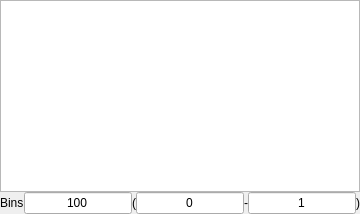
           <widget class="QWidget" name="dttab">
            <attribute name="title">
             <string>dt</string>
            </attribute>
            <layout class="QGridLayout" name="gridLayout_9">
             <property name="leftMargin">
              <number>0</number>
             </property>
             <property name="topMargin">
              <number>0</number>
             </property>
             <property name="rightMargin">
              <number>0</number>
             </property>
             <property name="bottomMargin">
              <number>0</number>
             </property>
             <property name="spacing">
              <number>0</number>
             </property>
             <item row="0" column="0">
              <widget class="GraphicsLayoutWidget" name="dthistplot">
               <property name="sizePolicy">
                <sizepolicy hsizetype="Expanding" vsizetype="Expanding">
                 <horstretch>0</horstretch>
                 <verstretch>0</verstretch>
                </sizepolicy>
               </property>
               <property name="font">
                <font>
                 <family>Kozuka Gothic Pro L</family>
                 <pointsize>20</pointsize>
                 <weight>3</weight>
                 <italic>false</italic>
                 <bold>false</bold>
                </font>
               </property>
               <property name="styleSheet">
                <string notr="true">font: 25 20pt &quot;Kozuka Gothic Pro L&quot;;</string>
               </property>
              </widget>
             </item>
             <item row="1" column="0">
              <layout class="QHBoxLayout" name="horizontalLayout_18">
               <item>
                <widget class="QLabel" name="label_25">
                 <property name="sizePolicy">
                  <sizepolicy hsizetype="Fixed" vsizetype="Fixed">
                   <horstretch>0</horstretch>
                   <verstretch>0</verstretch>
                  </sizepolicy>
                 </property>
                 <property name="text">
                  <string>Bins</string>
                 </property>
                </widget>
               </item>
               <item>
                <widget class="QLineEdit" name="dtbins">
                 <property name="sizePolicy">
                  <sizepolicy hsizetype="Fixed" vsizetype="Fixed">
                   <horstretch>0</horstretch>
                   <verstretch>0</verstretch>
                  </sizepolicy>
                 </property>
                 <property name="text">
                  <string>100</string>
                 </property>
                 <property name="alignment">
                  <set>Qt::AlignCenter</set>
                 </property>
                </widget>
               </item>
               <item>
                <layout class="QHBoxLayout" name="horizontalLayout_19">
                 <item>
                  <widget class="QLabel" name="label_26">
                   <property name="text">
                    <string>(</string>
                   </property>
                  </widget>
                 </item>
                 <item>
                  <widget class="QLineEdit" name="dtrange0">
                   <property name="sizePolicy">
                    <sizepolicy hsizetype="Fixed" vsizetype="Fixed">
                     <horstretch>0</horstretch>
                     <verstretch>0</verstretch>
                    </sizepolicy>
                   </property>
                   <property name="text">
                    <string>0</string>
                   </property>
                   <property name="alignment">
                    <set>Qt::AlignCenter</set>
                   </property>
                  </widget>
                 </item>
                 <item>
                  <widget class="QLabel" name="label_27">
                   <property name="sizePolicy">
                    <sizepolicy hsizetype="Fixed" vsizetype="Fixed">
                     <horstretch>0</horstretch>
                     <verstretch>0</verstretch>
                    </sizepolicy>
                   </property>
                   <property name="text">
                    <string>-</string>
                   </property>
                  </widget>
                 </item>
                 <item>
                  <widget class="QLineEdit" name="dtrange1">
                   <property name="sizePolicy">
                    <sizepolicy hsizetype="Fixed" vsizetype="Fixed">
                     <horstretch>0</horstretch>
                     <verstretch>0</verstretch>
                    </sizepolicy>
                   </property>
                   <property name="text">
                    <string>1</string>
                   </property>
                   <property name="alignment">
                    <set>Qt::AlignCenter</set>
                   </property>
                  </widget>
                 </item>
                 <item>
                  <widget class="QLabel" name="label_28">
                   <property name="text">
                    <string>)</string>
                   </property>
                  </widget>
                 </item>
                </layout>
               </item>
              </layout>
             </item>
            </layout>
           </widget>
